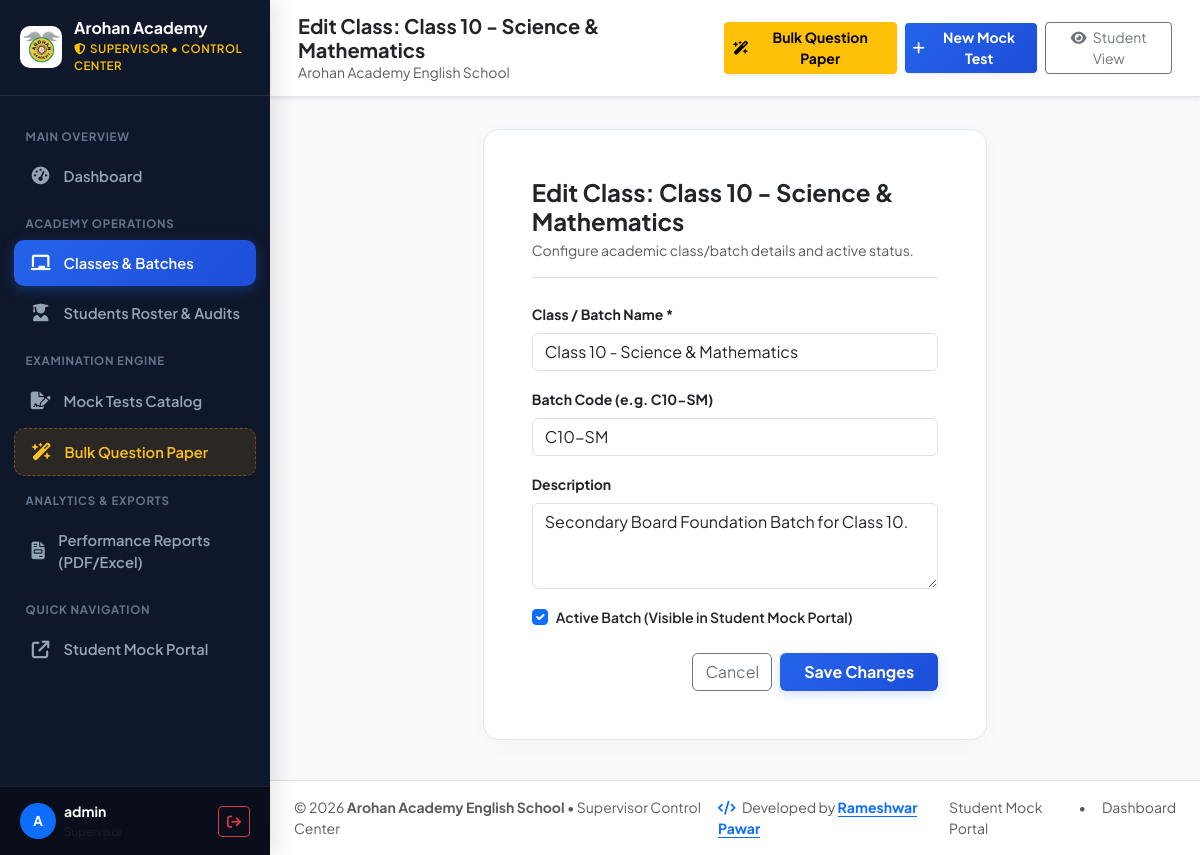
The app's page /supervisor/classes/1/edit/ (signed in) with its own data.
### portal/models.py (models this page shows, shortened)
class AcademicClass(models.Model):
    name = models.CharField(max_length=120, unique=True, help_text="Name of the class/batch")
    code = models.CharField(max_length=50, blank=True, help_text="Short code or identifier (e.g. C10-A)")
    description = models.TextField(blank=True, help_text="Optional description or notes about this class")
    is_active = models.BooleanField(default=True, help_text="Active classes will appear in the portal")
    created_at = models.DateTimeField(auto_now_add=True)
    updated_at = models.DateTimeField(auto_now=True)
    class Meta:
        verbose_name = "Class / Batch"
        verbose_name_plural = "Classes / Batches"
        ordering = ['name']

### portal/views_supervisor.py (the view)
# urls.py: path('supervisor/classes/<int:class_id>/edit/', views_supervisor.supervisor_class_edit, name='supervisor_class_edit'),
@supervisor_required
def supervisor_class_edit(request, class_id):
    academic_class = get_object_or_404(AcademicClass, id=class_id)
    if request.method == 'POST':
        form = AcademicClassForm(request.POST, instance=academic_class)
        if form.is_valid():
            form.save()
            messages.success(request, f"Class '{academic_class.name}' updated successfully.")
            return redirect('portal:supervisor_classes')
    else:
        form = AcademicClassForm(instance=academic_class)
    return render(request, 'portal/supervisor/class_form.html', {
        'form': form,
        'academic_class': academic_class,
        'title': f"Edit Class: {academic_class.name}"
    })

### portal/forms.py
class AcademicClassForm(forms.ModelForm):
    class Meta:
        model = AcademicClass
        fields = ['name', 'code', 'description', 'is_active']
        widgets = {
            'name': forms.TextInput(attrs={'class': 'form-control', 'placeholder': 'e.g. Class 10 - Batch A'}),
            'code': forms.TextInput(attrs={'class': 'form-control', 'placeholder': 'e.g. C10-A'}),
            'description': forms.Textarea(attrs={'class': 'form-control', 'rows': 3}),
            'is_active': forms.CheckboxInput(attrs={'class': 'form-check-input'}),
        }

### portal/views_supervisor.py (called while the page is built)
def supervisor_required(view_func):
    decorated_view = user_passes_test(
        lambda u: u.is_authenticated and (u.is_superuser or u.is_staff),
        login_url='portal:supervisor_login'
    )(view_func)
    return decorated_view

### portal/templates/portal/supervisor/class_form.html (shortened to what this page needs)
{% extends 'portal/supervisor/base_supervisor.html' %}
{% block page_title %}{{ title }}{% endblock %}
{% block supervisor_content %}
<div class="row justify-content-center">
    <div class="col-lg-7">
        <div class="card-custom p-4 p-md-5 bg-white mb-4">
            <div class="mb-4 pb-3 border-bottom">
                <h4 class="fw-bold text-dark mb-1">{{ title }}</h4>
                <p class="text-muted small mb-0">Configure academic class/batch details and active status.</p>
            </div>
            <form method="POST">
                <div class="mb-3">
                    <label class="form-label fw-bold text-dark small">Class / Batch Name *</label>
                    {{ form.name }}
                </div>
                <div class="mb-3">
                    <label class="form-label fw-bold text-dark small">Batch Code (e.g. C10-SM)</label>
                    {{ form.code }}
                </div>
                <div class="mb-3">
                    <label class="form-label fw-bold text-dark small">Description</label>
                    {{ form.description }}
                </div>
                <div class="form-check mb-4">
                    {{ form.is_active }}
                    <label class="form-check-label small fw-semibold text-dark">Active Batch (Visible in Student Mock Portal)</label>
                </div>
                <div class="d-flex justify-content-end gap-2">
                    <a href="{% url 'portal:supervisor_classes' %}" class="btn btn-outline-secondary">Cancel</a>
                    <button type="submit" class="btn btn-arohan-primary px-4 fw-bold">Save Changes</button>
                </div>
            </form>
        </div>
    </div>
</div>
{% endblock %}

### portal/templates/portal/supervisor/base_supervisor.html (shortened to what this page needs)
{% load static %}<!DOCTYPE html>
<html lang="en">
<head>
    <link href="https://cdn.jsdelivr.net/npm/bootstrap@5.3.3/dist/css/bootstrap.min.css" rel="stylesheet">
    <link rel="stylesheet" href="https://cdnjs.cloudflare.com/ajax/libs/font-awesome/6.5.1/css/all.min.css">
</head>
<body>
    <aside id="supervisorSidebar">
        <div class="sidebar-header">
            <a href="{% url 'portal:supervisor_dashboard' %}" class="sidebar-brand">
                <img src="{% static 'images/logo.png' %}" alt="Arohan Logo" style="height: 42px; width: 42px; object-fit: contain; background: #ffffff; border-radius: 10px; padding: 2px;">
                <div>
                    <div class="fw-bold fs-6 lh-1 text-white">Arohan Academy</div>
                    <div class="small text-warning fw-semibold mt-1" style="font-size: 0.72rem; letter-spacing: 0.5px;">
                        <i class="fa-solid fa-shield-halved me-1"></i>SUPERVISOR &bull; CONTROL CENTER
                    </div>
                </div>
            </a>
        </div>
        <div class="sidebar-nav">
            <div class="nav-category">Main Overview</div>
            <a href="{% url 'portal:supervisor_dashboard' %}" class="sidebar-link {% if request.resolver_match.url_name == 'supervisor_dashboard' %}active{% endif %}">
                <i class="fa-solid fa-gauge-high"></i>
                <span>Dashboard</span>
            </a>
            <div class="nav-category">Academy Operations</div>
            <a href="{% url 'portal:supervisor_classes' %}" class="sidebar-link {% if 'class' in request.resolver_match.url_name and 'report' not in request.resolver_match.url_name %}active{% endif %}">
                <i class="fa-solid fa-chalkboard"></i>
                <span>Classes & Batches</span>
            </a>
            <a href="{% url 'portal:supervisor_students' %}" class="sidebar-link {% if 'student' in request.resolver_match.url_name and 'report' not in request.resolver_match.url_name %}active{% endif %}">
                <i class="fa-solid fa-user-graduate"></i>
                <span>Students Roster & Audits</span>
            </a>
            <div class="nav-category">Examination Engine</div>
            <a href="{% url 'portal:supervisor_exams' %}" class="sidebar-link {% if 'exam' in request.resolver_match.url_name and 'bulk' not in request.resolver_match.url_name %}active{% endif %}">
                <i class="fa-solid fa-file-signature"></i>
                <span>Mock Tests Catalog</span>
            </a>
            <a href="{% url 'portal:supervisor_bulk_questions' %}" class="sidebar-link bulk-special {% if 'bulk' in request.resolver_match.url_name %}active{% endif %}">
                <i class="fa-solid fa-wand-magic-sparkles"></i>
                <span>Bulk Question Paper</span>
            </a>
            <div class="nav-category">Analytics & Exports</div>
            <a href="{% url 'portal:supervisor_reports_hub' %}" class="sidebar-link {% if 'report' in request.resolver_match.url_name %}active{% endif %}">
                <i class="fa-solid fa-file-invoice"></i>
                <span>Performance Reports (PDF/Excel)</span>
            </a>
            <div class="nav-category">Quick Navigation</div>
            <a href="{% url 'portal:index' %}" target="_blank" class="sidebar-link">
                <i class="fa-solid fa-arrow-up-right-from-square"></i>
                <span>Student Mock Portal</span>
            </a>
        </div>
        <div class="sidebar-footer">
            <div class="d-flex align-items-center justify-content-between">
                <div class="d-flex align-items-center gap-2">
                    <div class="bg-primary text-white rounded-circle d-flex align-items-center justify-content-center fw-bold" style="width: 36px; height: 36px; font-size: 0.85rem;">
                        {{ request.user.username|make_list|first|upper }}
                    </div>
                    <div style="line-height: 1.2;">
                        <div class="text-white small fw-bold text-truncate" style="max-width: 110px;">{{ request.user.username }}</div>
                        <span class="text-muted" style="font-size: 0.72rem;">Supervisor</span>
                    </div>
                </div>
                <a href="{% url 'portal:supervisor_logout' %}" class="btn btn-sm btn-outline-danger py-1 px-2" title="Log Out">
                    <i class="fa-solid fa-arrow-right-from-bracket"></i>
                </a>
            </div>
        </div>
    </aside>
    <div id="supervisorContent">
        <header class="supervisor-topbar shadow-sm">
            <div class="d-flex align-items-center gap-3">
                <div>
                    <h5 class="fw-bold mb-0 text-dark">{% block page_title %}Supervisor Center{% endblock %}</h5>
                    <div class="text-muted small">{% block page_subtitle %}Arohan Academy English School{% endblock %}</div>
                </div>
            </div>
            <div class="d-flex align-items-center gap-2">
                <a href="{% url 'portal:supervisor_bulk_questions' %}" class="btn btn-warning btn-sm fw-bold shadow-sm d-none d-sm-inline-flex align-items-center gap-1">
                    <i class="fa-solid fa-wand-magic-sparkles"></i> Bulk Question Paper
                </a>
                <a href="{% url 'portal:supervisor_exam_create' %}" class="btn btn-arohan-primary btn-sm fw-bold shadow-sm d-none d-sm-inline-flex align-items-center gap-1">
                    <i class="fa-solid fa-plus"></i> New Mock Test
                </a>
                <a href="{% url 'portal:index' %}" target="_blank" class="btn btn-outline-secondary btn-sm" title="View Student Mock Portal">
                    <i class="fa-solid fa-eye me-1"></i> Student View
                </a>
            </div>
        </header>
        <main class="container-fluid px-4 py-3 flex-grow-1">
            {% block supervisor_content %}{% endblock %}
        </main>
        <footer class="bg-white border-top py-3 px-4 text-muted small text-center text-md-start mt-auto">
            <div class="d-flex flex-column flex-md-row justify-content-between align-items-center gap-2">
                <div>
                    &copy; 2026 <strong>Arohan Academy English School</strong> &bull; Supervisor Control Center
                </div>
                <div>
                    <i class="fa-solid fa-code text-primary me-1"></i> Developed by
                    <a href="https://prameshwar4378.github.io/My_Portfolio/" target="_blank" rel="noopener noreferrer" class="text-primary fw-bold text-decoration-none border-bottom border-primary pb-0">
                        Rameshwar Pawar
                    </a>
                </div>
                <div class="d-flex gap-3">
                    <a href="{% url 'portal:index' %}" class="text-decoration-none text-muted">Student Mock Portal</a>
                    <span>&bull;</span>
                    <a href="{% url 'portal:supervisor_dashboard' %}" class="text-decoration-none text-muted">Dashboard</a>
                </div>
            </div>
        </footer>
    </div>
</body>
</html>

### portal/templates/portal/supervisor/base_supervisor.html (style rules this page uses)
:root { --arohan-primary: #1e3a8a; --arohan-secondary: #2563eb; --arohan-accent: #f59e0b; --arohan-success: #10b981; --arohan-danger: #ef4444; --sidebar-width: 270px; --sidebar-bg: #0f172a; --sidebar-text: #94a3b8; --sidebar-active-bg: #1e293b; --main-bg: #f8fafc; }
body { font-family: 'Plus Jakarta Sans', sans-serif; background-color: var(--main-bg); color: #1e293b; margin: 0; display: flex; min-height: 100vh; }
#supervisorSidebar { width: var(--sidebar-width); min-width: var(--sidebar-width); background: var(--sidebar-bg); color: var(--sidebar-text); display: flex; flex-direction: column; position: fixed; top: 0; bottom: 0; left: 0; z-index: 1040; box-shadow: 4px 0 24px rgba(0, 0, 0, 0.12); transition: all 0.3s ease; }
.sidebar-header { padding: 1.25rem 1.25rem; border-bottom: 1px solid rgba(255, 255, 255, 0.08); display: flex; align-items: center; justify-content: space-between; gap: 10px; }
.sidebar-brand { padding: 0; border-bottom: none; display: flex; align-items: center; gap: 12px; text-decoration: none; color: #ffffff; flex-grow: 1; min-width: 0; }
.sidebar-nav { padding: 1.25rem 0.85rem; flex-grow: 1; overflow-y: auto; display: flex; flex-direction: column; gap: 4px; }
.nav-category { font-size: 0.72rem; text-transform: uppercase; letter-spacing: 0.75px; color: #64748b; font-weight: 700; padding: 0.75rem 0.75rem 0.25rem; }
.sidebar-link { display: flex; align-items: center; gap: 12px; padding: 0.75rem 1rem; color: #94a3b8; text-decoration: none; font-weight: 600; font-size: 0.92rem; border-radius: 10px; transition: all 0.2s ease; }
.sidebar-link i { font-size: 1.1rem; width: 22px; text-align: center; transition: transform 0.2s; }
.sidebar-link.active { color: #ffffff; background: linear-gradient(135deg, #2563eb, #1d4ed8); box-shadow: 0 4px 14px rgba(37, 99, 235, 0.35); }
.sidebar-link.active i { color: #ffffff; }
.sidebar-link.bulk-special { background: rgba(245, 158, 11, 0.12); color: #fbbf24; border: 1px dashed rgba(245, 158, 11, 0.35); }
.sidebar-footer { padding: 1rem 1.25rem; border-top: 1px solid rgba(255, 255, 255, 0.08); background: #090e1a; }
#supervisorContent { margin-left: var(--sidebar-width); flex-grow: 1; display: flex; flex-direction: column; min-height: 100vh; min-width: 0; width: calc(100% - var(--sidebar-width)); max-width: calc(100% - var(--sidebar-width)); transition: all 0.3s ease; }
.supervisor-topbar { background: #ffffff; padding: 0.85rem 1.75rem; border-bottom: 1px solid #e2e8f0; position: sticky; top: 0; z-index: 1020; display: flex; align-items: center; justify-content: space-between; }
.card-custom { background: #ffffff; border-radius: 16px; border: 1px solid #e2e8f0; box-shadow: 0 4px 20px rgba(0, 0, 0, 0.03); transition: all 0.25s ease; }
.btn-arohan-primary { background: linear-gradient(135deg, #2563eb, #1d4ed8); border: none; color: #ffffff; font-weight: 600; box-shadow: 0 4px 12px rgba(37, 99, 235, 0.2); transition: all 0.2s ease; }

### records on screen
AcademicClass: name "Class 10 - Science & Mathematics", code "C10-SM", description "Secondary Board Foundation Batch for Class 10.", is_active "☑"

### other values on screen
{{ request.user.username|make_list|first|upper }} "A"
{{ request.user.username }} "admin"
{{ title }} "Edit Class: Class 10 - Science & Mathematics"
